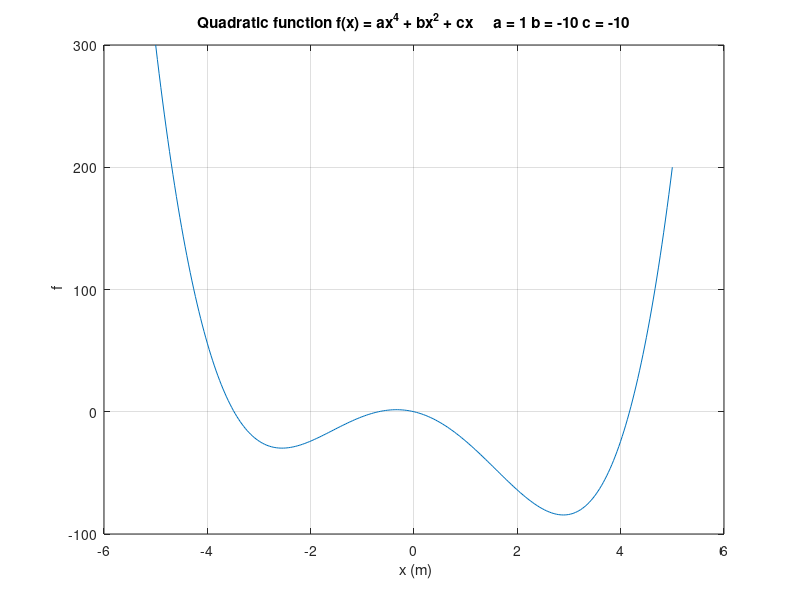

Reproduce this figure in MATLAB.
% PlotQuadrat.m
%   Plot a quadratic function
%       f = ax^4 + bx^2 + cx
%
%          Author: Mojolagbe Jamiu

clc; 
clear;


%% set parameters
Nx = 300;
xmin = -5;
xmax = 5;
a = 1;
b = -15;
c = -10;


%% tabulate values
x = linspace(xmin, xmax, Nx);
f = a*x.^4 + b*x.^2 + c*x;

%% plot functions
plot(x, f);
xlabel(' x (m)');
ylabel(' f');
title(['Quadratic function f(x) = ax^4 + bx^2 + cx     a = ', num2str(a), ...
    ' b = ', num2str(c), ...
    ' c = ', num2str(c)]);
grid on;
